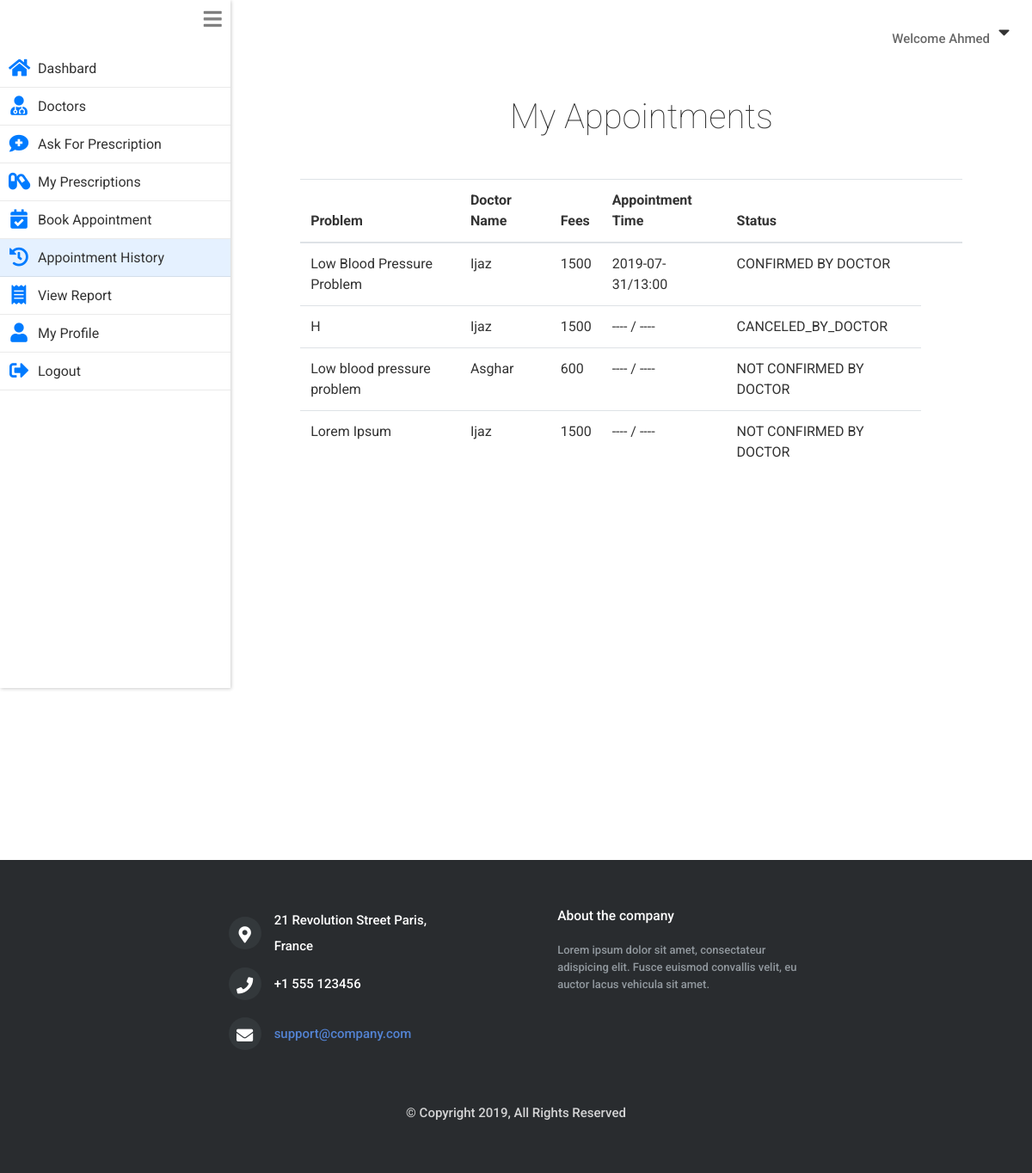
The app's page /patient/my_appointments.php (signed in) with its own data.
### tables this page shows
CREATE TABLE `patients` (
  `id` int(11) NOT NULL,
  `username` varchar(255) NOT NULL,
  `name` varchar(255) NOT NULL,
  `email` varchar(255) NOT NULL,
  `gender` varchar(6) NOT NULL,
  `hashedPassword` varchar(255) NOT NULL,
  `phone` varchar(255) NOT NULL,
  `address` varchar(255) NOT NULL,
  `city` varchar(255) NOT NULL,
  `dob` varchar(255) NOT NULL,
  `created_on` timestamp NOT NULL DEFAULT CURRENT_TIMESTAMP
);

CREATE TABLE `appointments` (
  `id` int(11) NOT NULL,
  `patient_problem` varchar(255) NOT NULL,
  `patient_id` int(11) NOT NULL,
  `doctor_id` int(11) DEFAULT NULL,
  `date` varchar(255) NOT NULL,
  `time` varchar(255) NOT NULL,
  `status` varchar(255) NOT NULL,
  `created_on` timestamp NOT NULL DEFAULT CURRENT_TIMESTAMP
);

CREATE TABLE `doctors` (
  `id` int(11) NOT NULL,
  `username` varchar(255) NOT NULL,
  `name` varchar(255) NOT NULL,
  `email` varchar(255) NOT NULL,
  `gender` varchar(6) NOT NULL,
  `hashedPassword` varchar(255) NOT NULL,
  `phone` varchar(60) NOT NULL,
  `address` varchar(255) NOT NULL,
  `city` varchar(60) NOT NULL,
  `dob` varchar(255) NOT NULL,
  `about` varchar(255) NOT NULL,
  `specialization` varchar(60) NOT NULL,
  `qualification` varchar(60) NOT NULL,
  `fees` int(11) NOT NULL,
  `created_on` timestamp NOT NULL DEFAULT CURRENT_TIMESTAMP
);

### private/functions.php (called while the page is built, shortened)
<?php
function loggedInPatientId(){
  return $_SESSION[SessionContract::SESSION_PATIENT_ID];
}
  function urlFor($script_path) {
      if($script_path[0] != '/') {
        $script_path = "/" . $script_path;
      }
      return WWW_ROOT . $script_path;
  }
  function getStylePath($stylesheet_name) {
      if($stylesheet_name[0] != '/') {
        $stylesheet_name = "/" . $stylesheet_name;
      }
      return STYLES_PATH . $stylesheet_name;
  }
?>

### private/model/patient.class.php (called while the page is built, shortened)
<?php
class Patient {
    private $name;
    static private $db;
  static public function setDatabase($pdo){
    if($pdo){
      Patient::$db = $pdo;
    }
    else{
      throw new \Exception("Please pass valid database in Patient ");
    }
  }
  static public function find_patient_by_id($id){
    $queryString  = "SELECT * FROM ".PatientTable::TABLE_NAME." ";
    $queryString .= "WHERE ".PatientTable::COLUMN_ID." = ?";
    $stmt = Patient::$db->prepare($queryString);
    $stmt->execute([$id]);
    $patient = $stmt->fetch(PDO::FETCH_ASSOC);
    if($patient){
      return new Patient($patient);
    }
    else {
      return false;
    }
  }
  public function setName($name='')
  {
    $this->name = $name;
  }
  public function getName()
  {
    return $this->name;
  }
}
?>

### private/model/appointment.class.php (called while the page is built, shortened)
<?php
class Appointment
{
    private $patient_problem;
    private $date;
    private $time;
    private $status;
    private $doctor;
    static private $db;
   static public function setDatabase($pdo){
   if($pdo){
     Appointment::$db = $pdo;
   }
   else{
     throw new \Exception("Please pass valid database in Appointment table ");
   }
 }
   static public function findAppointmentsByPatientId($patientId){
    $queryString  = "SELECT * FROM ".AppointmentTable::TABLE_NAME." ";
    $queryString .= "WHERE ".AppointmentTable::COLUMN_PATIENT_ID." = ?";
    $stmt = Appointment::$db->prepare($queryString);
    $stmt->execute([$patientId]);
    $appointments = [];
    while($appointmentAssoc = $stmt->fetch(PDO::FETCH_ASSOC)){
      $appointments[]= new self($appointmentAssoc);
    }
    if(!empty($appointments)){
      return $appointments;
    }else{
      return false;
    }
   }
   public function getDoctor(){
     return $this->doctor;
   }
  function __construct($args = [])
  {
      $this->setPatient_id($args[AppointmentTable::COLUMN_PATIENT_ID] ?? '');
      $this->setDoctor_id($args[AppointmentTable::COLUMN_DOCTOR_ID] ?? '');
  }
   public function getPatient_problem() {
        return $this->patient_problem ;
   }
   public function setPatient_problem($patient_problem) {
        $this->patient_problem = $patient_problem ;
   }
   public function setPatient_id($patient_id) {
        $this->patient = Patient::find_patient_by_id($patient_id);
   }
   public function setDoctor_id($doctor_id) {
        $this->doctor = Doctor::find_doctor_by_id($doctor_id);
   }
   public function getDate() {
    return $this->date ;
   }
   public function setDate($date) {
        $this->date = $date ;
   }
   public function getTime() {
        return $this->time ;
   }
   public function setTime($time) {
        $this->time = $time ;
   }
   public function getStatus() {
        return $this->status ;
   }
   public function setStatus($status) {
        $this->status = $status ;
   }
}
 ?>

### private/model/doctor.class.php (called while the page is built, shortened)
<?php
class Doctor
{
    private $name;
    private $fees;
    static private $db;
    function __construct($args =[]){
            $this->setId($args[DoctorTable::COLUMN_ID] ?? '');
    }
    static public function setDatabase($pdo){
      if($pdo){
        Doctor::$db = $pdo;
      }
      else{
        throw new \Exception("Please pass valid database in doctor ");
      }
    }
    static public function find_doctor_by_id($id){
        $queryString = "SELECT * FROM ".DoctorTable::TABLE_NAME;
        $queryString .= " WHERE ".DoctorTable::COLUMN_ID." = ?";
        $stmt = Doctor::$db->prepare($queryString);
        $stmt->execute([$id]);
        $doctor = $stmt->fetch(PDO::FETCH_ASSOC);
        if($doctor){
          return new Doctor($doctor);
        }
        return false;
    }
    public function setId($id) {
         $this->reviews = Review::find_reviews_by_doctor_id($id);
    }
    public function getName() {
         return $this->name;
    }
    public function setName($name) {
         $this->name = $name;
    }
    public function getFees() {
         return $this->fees;
    }
    public function setFees($fees) {
         $this->fees = $fees;
    }
}
 ?>

### private/model/review.class.php (called while the page is built, shortened)
<?php
class Review
{
    static private $db;
    static public function setDatabase($pdo){
      if($pdo){
        Review::$db = $pdo;
      }
      else{
        throw new \Exception("Please pass valid database in Review1 ");
      }
    }
    static public function find_reviews_by_doctor_id($doctor_id){
        $queryString  = "SELECT * FROM ".ReviewTable::TABLE_NAME." ";
        $queryString .= "WHERE ".ReviewTable::COLUMN_DOCTOR_ID." = ?";
        $stmt = Review::$db->prepare($queryString);
        $stmt->execute([$doctor_id]);
        $reviews  = $stmt->fetchAll(PDO::FETCH_ASSOC);
        if(!empty($reviews)){
          return $reviews;
        }else{
          return false;
        }
      }
}
?>

### public/patient/my_appointments.php (the view, shortened to what this page needs)
<?php  require_once('../../private/initialize.php');
    $patientId = loggedInPatientId();
    $appointments = Appointment::findAppointmentsByPatientId($patientId);
    $page_title = "My Appointments";
    require_once(getSharedFilePath('patient/header.php'));
?>
  <section class="main_content mt-5">
    <h1 class="mb-5">My Appointments</h1>
    <table class="col-11 mx-auto mt-5 table table-responsive">
      <thead>
        <tr>
          <th>Problem</th>
          <th>Doctor Name</th>
          <th>Fees</th>
          <th>Appointment Time</th>
          <th>Status</th>
          <th></th>
          <th></th>
        </tr>
      </thead>
      <tbody>
        <?php foreach ($appointments as $appointment): ?>
          <tr>
            <td><?php echo $appointment->getPatient_problem(); ?></td>
            <td><?php echo $appointment->getDoctor()->getName(); ?></td>
            <td><?php echo $appointment->getDoctor()->getFees(); ?></td>
            <td><?php echo $appointment->getDate()."/".$appointment->getTime(); ?></td>
            <td><?php echo $appointment->getStatus(); ?></td>
          </tr>
        <?php endforeach; ?>
      </tbody>
    </table>
  </section>
<?php     require_once(getSharedFilePath('patient/footer.php')); ?>

### private/shared/patient/header.php (shortened to what this page needs)
<?php
  $patient_id = loggedInPatientId();
  $patient = Patient::find_patient_by_id($patient_id);
 ?>
<!DOCTYPE html>
<html lang="en" dir="ltr">
  <head>
    <link rel="stylesheet" href="<?php echo getStylePath("main.css"); ?>">
    <link rel="stylesheet" href="https://stackpath.bootstrapcdn.com/bootstrap/4.3.1/css/bootstrap.min.css">
    <link rel="stylesheet" href="https://use.fontawesome.com/releases/v5.7.0/css/all.css">
  </head>
  <body>
      <div class="welcome_bar">
        <p>Welcome <?php echo $patient->getName(); ?> </p><i  id="welcome_drop_down_btn" class="fas fa-caret-down"></i>
      </div>
    <div class="content">
      <nav class="drawer   ">
         <i id="drawer_icon" class="fas fa-bars"></i>
         <ul>
         <li onclick="location.href='<?php echo urlFor("patient/index.php"); ?>';"
           class="<?php if($page_title=='Dashboard'){echo "item_selected";}; ?>">
           <i class="drawer_item_icon fas fa-home"></i>
           <a>Dashbard</a>
         </li>
         <li  onclick="location.href='<?php echo urlFor("patient/doctors.php"); ?>';"
           class="<?php if($page_title=='Doctors'){echo "item_selected";}; ?>">
           <i  class="drawer_item_icon fas fa-user-md"></i>
           <a>Doctors</a>
         </li>
         <li onclick="location.href='<?php echo urlFor("patient/ask_for_prescription.php"); ?>';"
           class="<?php if($page_title=='Ask For Prescription'){echo "item_selected";}; ?>">
           <i class="drawer_item_icon fas fa-comment-medical"></i>
           <a>Ask For Prescription</a>
         </li>
         <li onclick="location.href='<?php echo urlFor("patient/my_prescriptions.php"); ?>';"
           class="<?php if($page_title=='My Prescriptions'){echo "item_selected";}; ?>">
           <i class="drawer_item_icon fas fa-capsules"></i>
           <a>My Prescriptions</a>
         </li>
         <li  onclick="location.href='<?php echo urlFor("patient/book_appointment.php"); ?>';"
           class="<?php if($page_title=='Book Appointment'){echo "item_selected";}; ?>">
           <i class="drawer_item_icon fas fa-calendar-check"></i>
           <a>Book Appointment</a>
         </li>
         <li  onclick="location.href='<?php echo urlFor("patient/my_appointments.php"); ?>';"
           class="<?php if($page_title=='My Appointments'){echo "item_selected";}; ?>">
           <i class="drawer_item_icon fas fa-history"></i>
           <a>Appointment History</a>
         </li>
         <li onclick="location.href='<?php echo urlFor("patient/report.php"); ?>';"
           class="<?php if($page_title=='View Report'){echo "item_selected";}; ?>">
           <i class="drawer_item_icon fas fa-receipt"></i>
           <a>View Report</a>
         </li>
         <li onclick="location.href='<?php echo urlFor("patient/profile.php"); ?>';"
           class="<?php if($page_title=='Profile'){echo "item_selected";}; ?>">
           <i class="drawer_item_icon fas fa-user"></i>
           <a>My Profile</a>
         </li>
         <li onclick="location.href='<?php echo urlFor("patient/doLogout.php"); ?>';">
           <i class="drawer_item_icon fas fa-sign-out-alt"></i>
           <a>Logout</a>
         </li>
       </ul>
      </nav>

### private/shared/patient/footer.php (shortened to what this page needs)
    </div>
    <footer class="footer-distributed">
      <div class="row col-lg-9 mx-auto footer-content">
        <div class="col-11 col-md-5  mx-auto mb-5 footer-left">
          <div>
            <i class="fa fa-map-marker-alt"></i>
            <p>21 Revolution Street Paris,</br> France</p>
          </div>
          <div>
            <i class="fa fa-phone"></i>
            <p>+1 555 123456</p>
          </div>
          <div>
            <i class="fa fa-envelope"></i>
            <p><a href="mailto:support@company.com">support@company.com</a></p>
          </div>
        </div>
        <div class="col-11 col-md-5  mx-auto mb-5 footer-right">
          <p class="footer-company-about">
            <span>About the company</span>
            Lorem ipsum dolor sit amet, consectateur adispicing elit. Fusce euismod convallis velit, eu auctor lacus vehicula sit amet.
          </p>
        </div>
        <div class="copyright col-11 col-sm-8 col-md-6 mx-auto text-center">
          <p>&copy; Copyright <?php echo date('Y'); ?>, All Rights Reserved </p>
        </div>
      </div>
      </footer>
  </body>
</html>

### private/styles/css/main.css (style rules this page uses)
* { margin: 0; padding: 0; -webkit-font-smoothing: antialiased; -webkit-text-shadow: rgba(0, 0, 0, 0.01) 0 0 1px; text-shadow: rgba(0, 0, 0, 0.01) 0 0 1px; }
body { font-family: 'Roboto', sans-serif; font-size: 15px; font-weight: 500; background: #FFFFFF; color: #696969; }
div { display: block; position: relative; -webkit-box-sizing: border-box; -moz-box-sizing: border-box; box-sizing: border-box; }
ul { list-style: none; margin-bottom: 0px; }
p { font-family: 'Roboto', sans-serif; font-size: 15px; line-height: 2; font-weight: 500; color: #696969; -webkit-font-smoothing: antialiased; -webkit-text-shadow: rgba(0, 0, 0, 0.01) 0 0 1px; text-shadow: rgba(0, 0, 0, 0.01) 0 0 1px; }
p:last-of-type { margin-bottom: 0; }
a { -webkit-transition: all 200ms ease; -moz-transition: all 200ms ease; -ms-transition: all 200ms ease; -o-transition: all 200ms ease; transition: all 200ms ease; }
a, a:hover, a:visited, a:active, a:link { text-decoration: none; }
h1 { font-size: 48px; }
h1, h2, h3, h4, h5, h6 { font-family: 'Roboto', sans-serif; -webkit-font-smoothing: antialiased; -webkit-text-shadow: rgba(0, 0, 0, 0.01) 0 0 1px; text-shadow: rgba(0, 0, 0, 0.01) 0 0 1px; }
section { display: block; position: relative; box-sizing: border-box; }
.row { display: flex; justify-content: space-around; }
* { margin: 0; padding: 0; font-family: 'Roboto', sans-serif; color: #333333; }
.welcome_bar { display: flex; position: absolute; z-index: 1; top: 0; right: 0; margin: 16px; align-items: center; justify-content: center; }
.welcome_bar p { margin-top: 14px; }
.welcome_bar #welcome_drop_down_btn { font-size: 1.3em; padding: 10px; box-sizing: border-box; fill: #333333; }
.content { display: flex; }
.drawer { position: relative; font-weight: normal; height: 100vh; display: block; box-shadow: 1px 1px 4px rgba(0, 0, 0, 0.2); flex-basis: 350px; }
.drawer #drawer_icon { font-size: 1.5em; color: grey; position: absolute; top: 0; right: 0; padding: 10px; box-sizing: border-box; }
.drawer ul { list-style: none; display: flex; flex-direction: column; padding-top: 58px; }
.drawer li { display: flex; justify-content: flex-start; align-items: center; padding: 10px; padding-right: 48px; box-sizing: border-box; position: relative; }
.drawer li::after { display: inline-block; content: ""; height: 1px; width: 100%; position: absolute; bottom: 0; left: 0; background: rgba(51, 51, 51, 0.1); }
.drawer li a { text-decoration: none; color: #333333; padding-left: 10px; }
.drawer .drawer_item_icon { font-size: 1.4em; text-align: center; width: 24px; height: 24px; color: #007bff; }
.drawer .item_selected { background: rgba(0, 123, 255, 0.1); }
.main_content { width: 100%; padding: 0 30px; margin-bottom: 0px; }
.main_content h1 { font-weight: lighter; text-align: center; margin-left: 24px; margin-top: 64px; }
.footer-distributed { background-color: #292c2f; box-sizing: border-box; width: 100%; padding: 55px 50px; margin-top: 200px; }
.footer-distributed .footer-content .copyright p { color: rgba(255, 255, 255, 0.8); }
.footer-distributed .footer-content .footer-left div { display: flex; align-items: center; }
.footer-distributed .footer-content .footer-left i { background-color: #33383b; color: #ffffff; font-size: 1.2em; width: 38px; height: 38px; border-radius: 50%; text-align: center; line-height: 42px; margin: 10px 15px; vertical-align: middle; }
.footer-distributed .footer-content .footer-left p { display: inline-block; color: #ffffff; vertical-align: middle; margin: 0; }
.footer-distributed .footer-content .footer-left p a { color: #5383d3; text-decoration: none; }
.footer-distributed .footer-content .footer-right .footer-company-about { line-height: 20px; color: #92999f; font-size: 13px; margin: 0; }
.footer-distributed .footer-content .footer-right .footer-company-about span { display: block; color: #ffffff; font-size: 1.2em; margin-bottom: 20px; }

### records on screen
patients: name "Ahmed"
appointments: patient_problem "Low Blood Pressure Problem", doctor.name "Ijaz", doctor.fees "1500", date "2019-07-31", time "13:00", status "CONFIRMED BY DOCTOR"
appointments: patient_problem "H", doctor.name "Ijaz", doctor.fees "1500", date "----", time "----", status "CANCELED_BY_DOCTOR"
appointments: patient_problem "Low blood pressure problem", doctor.name "Asghar", doctor.fees "600", date "----", time "----", status "NOT CONFIRMED BY DOCTOR"
appointments: patient_problem "Lorem Ipsum", doctor.name "Ijaz", doctor.fees "1500", date "----", time "----", status "NOT CONFIRMED BY DOCTOR"
